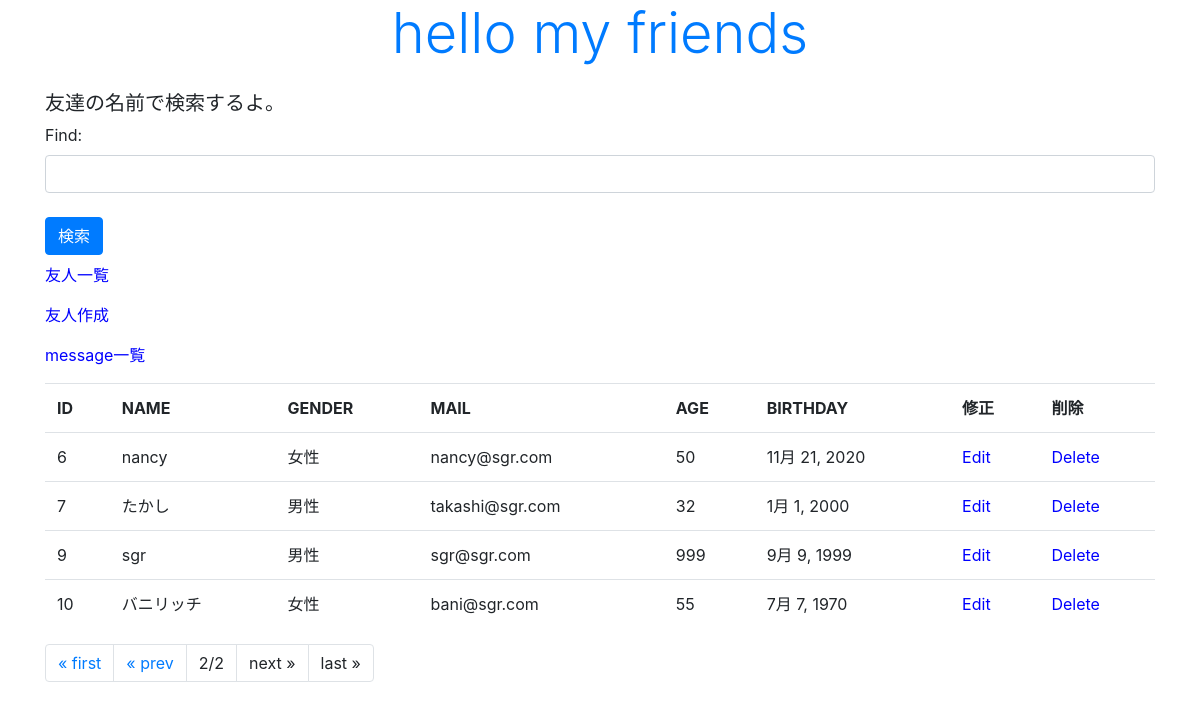
/mkfri/23, run on an earlier commit of the app's database.
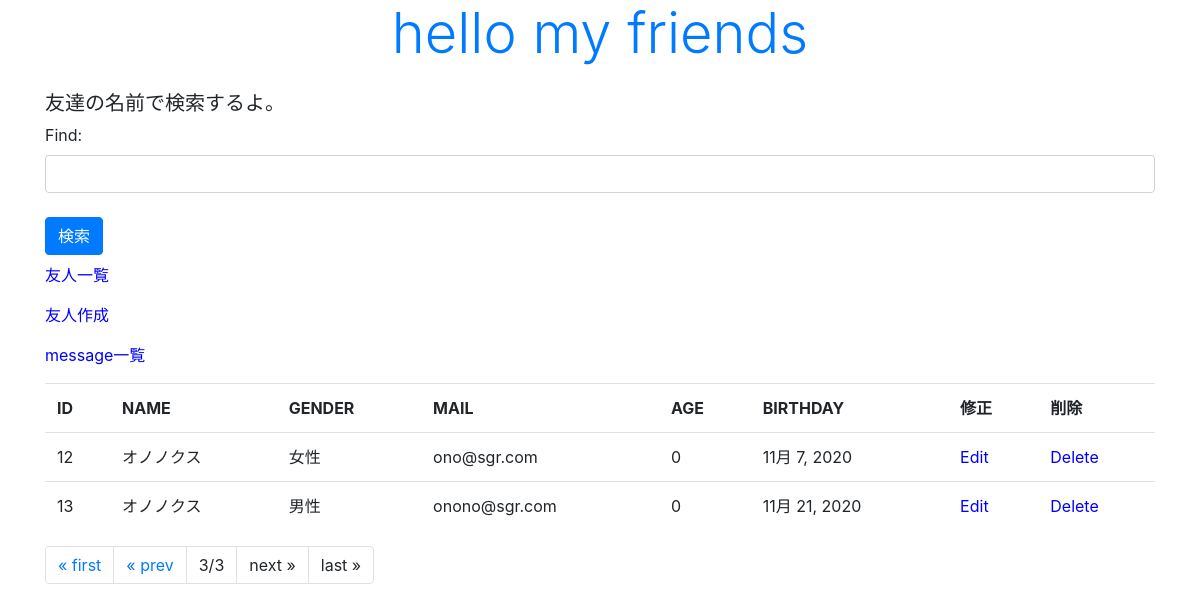
And on a later commit of the database.
### mkfri/models.py (models this page shows, shortened)
class Friend(models.Model):
  name = models.CharField(max_length=100)
  mail = models.EmailField(max_length=200)
  gender = models.BooleanField()
  age = models.IntegerField(default=0)
  birthday = models.DateField()

### mkfri/views.py (the view)
# urls.py: path('', views.index, name = "index"),
def index(request, num = 1):
  if (request.method == 'POST'):
    form = FindForm(request.POST)
    find = request.POST['find']
    data = Friend.objects.filter(name__icontains=find)
    page = Paginator(data, 5)
    msg = '検索結果数は' + str(data.count())
  else:
    msg = '友達の名前で検索するよ。'
    form = FindForm()
    data = Friend.objects.all()
    page = Paginator(data, 5)
  params = {
    'title' : 'hello my friends',
    'msg' : msg,
    'data' : page.get_page(num),
    'form' : form,
  }
  return render(request, 'mkfri/index.html', params)

### mkfri/forms.py
class FindForm(forms.Form):
  find = forms.CharField(label='Find', required=False, widget=forms.TextInput(attrs={'class':'form-control'}))

### mkfri/templates/mkfri/index.html (shortened to what this page needs)
{% load static %}
<!DOCTYPE html>
<html lang="ja">
  <head>
    <link rel="stylesheet" href="https://stackpath.bootstrapcdn.com/bootstrap/4.2.1/css/bootstrap.min.css">
    <link rel="stylesheet" type="text/css" href="{% static 'mkfri/css/style.css' %}">
  </head>
  <body class="container">
    <h1 class="display-4 text-primary">{{title}}</h1>
    <p class="h5 mt-4">{{msg|safe}}</p>
    <form action="{% url 'index' %}" method="POST">
      {{ form.as_p }}
      <tr><th><td>
        <input type="submit" class="btn btn-primary my-2" value="検索">
      </td></th></tr>
    </form>
    <p><a href="{% url 'index' %}">友人一覧</a></p>
    <p><a href="{% url 'create' %}">友人作成</a></p>
    <p><a href="{% url 'message' %}">message一覧</a></p>
    <table class="table">
      <tr>
        <th>ID</th>
        <th>NAME</th>
        <th>GENDER</th>
        <th>MAIL</th>
        <th>AGE</th>
        <th>BIRTHDAY</th>
        <th>修正</th>
        <th>削除</th>
      </tr>
      {% for item in data %}
      <tr>
        <td>{{item.id}}</td>
        <td>{{item.name}}</td>
        <td>{% if item.gender == False %}女性{% endif %}
            {% if item.gender == True %}男性{% endif %}</td>
        <td>{{item.mail}}</td>
        <td>{{item.age}}</td>
        <td>{{item.birthday}}</td>
        <td><a href="{% url 'edit' item.id %}">Edit</a></td>
        <td><a href="{% url 'delete' item.id %}">Delete</a></td>
      </tr>
      {% endfor %}
    </table>
    <ul class="pagination">
      {% if data.has_previous %}
      <li class="page-item"><a href=" {% url 'index' %}" class="page-link">&laquo; first</a></li>
      <li class="page-item"><a href=" {% url 'index' %}{{data.previous_page_number}}" class="page-link">&laquo; prev</a></li>
      {% else %}
      <li class="page-item"><a class="page-link">&laquo; first</a></li>
      <li class="page-item"><a class="page-link">&laquo; prev</a></li>
      {% endif %}
      <li class="page-item"><a class="page-link">{{data.number}}/{{data.paginator.num_pages}}</a></li>
      {% if data.has_next %}
      <li class="page-item"><a href=" {% url 'index' %}{{data.next_page_number}}" class="page-link">next &raquo;</a></li>
      <li class="page-item"><a href=" {% url 'index' %}{{data.next_page_number}}{{data.paginator.num_pages}}" class="page-link">last &raquo;</a></li>
      {% else %}
      <li class="page-item"><a class="page-link">next &raquo;</a></li>
      <li class="page-item"><a class="page-link">last &raquo;</a></li>
      {% endif %}
    </ul>
  </body>
</html>

What changed in the data, as far as the page shows it:
no longer on this page (row unchanged): Friend: id "6", name "nancy", gender "女性", mail "nancy@sgr.com", age "50", birthday "11月 21, 2020"
no longer on this page (row unchanged): Friend: id "7", name "たかし", gender "男性", mail "takashi@sgr.com", age "32", birthday "1月 1, 2000"
no longer on this page (row unchanged): Friend: id "9", name "sgr", gender "男性", mail "sgr@sgr.com", age "999", birthday "9月 9, 1999"
no longer on this page (row unchanged): Friend: id "10", name "バニリッチ", gender "女性", mail "bani@sgr.com", age "55", birthday "7月 7, 1970"
added Friend: id "12", name "オノノクス", gender "女性", mail "ono@sgr.com", age "0", birthday "11月 7, 2020"
added Friend: id "13", name "オノノクス", gender "男性", mail "onono@sgr.com", age "0", birthday "11月 21, 2020"
Also different on the page:
{{ data.number }}: "2" → "3"
{{ data.paginator.num_pages }}: "2" → "3"
